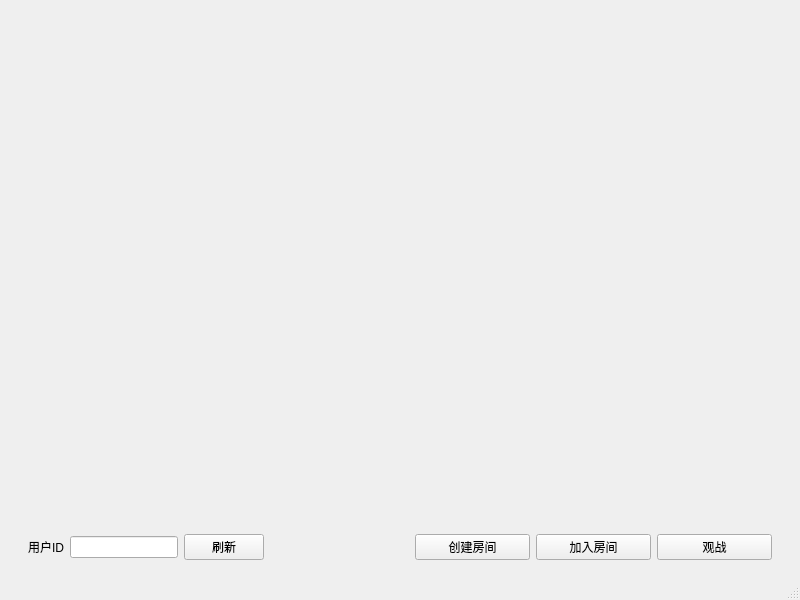
<?xml version="1.0" encoding="UTF-8"?>
<ui version="4.0">
 <class>YGSWindow</class>
 <widget class="QMainWindow" name="YGSWindow">
  <property name="geometry">
   <rect>
    <x>0</x>
    <y>0</y>
    <width>800</width>
    <height>600</height>
   </rect>
  </property>
  <property name="windowTitle">
   <string>YGSWindow</string>
  </property>
  <widget class="QWidget" name="centralwidget">
   <layout class="QGridLayout" name="gridLayout_6">
    <item row="4" column="7">
     <spacer name="horizontalSpacer_4">
      <property name="orientation">
       <enum>Qt::Horizontal</enum>
      </property>
      <property name="sizeType">
       <enum>QSizePolicy::Fixed</enum>
      </property>
      <property name="sizeHint" stdset="0">
       <size>
        <width>10</width>
        <height>20</height>
       </size>
      </property>
     </spacer>
    </item>
    <item row="0" column="2">
     <spacer name="verticalSpacer_3">
      <property name="orientation">
       <enum>Qt::Vertical</enum>
      </property>
      <property name="sizeType">
       <enum>QSizePolicy::Fixed</enum>
      </property>
      <property name="sizeHint" stdset="0">
       <size>
        <width>20</width>
        <height>10</height>
       </size>
      </property>
     </spacer>
    </item>
    <item row="2" column="5">
     <spacer name="verticalSpacer_2">
      <property name="orientation">
       <enum>Qt::Vertical</enum>
      </property>
      <property name="sizeType">
       <enum>QSizePolicy::Fixed</enum>
      </property>
      <property name="sizeHint" stdset="0">
       <size>
        <width>20</width>
        <height>5</height>
       </size>
      </property>
     </spacer>
    </item>
    <item row="4" column="4" colspan="3">
     <widget class="QStackedWidget" name="opAreaStackedWidget">
      <property name="sizePolicy">
       <sizepolicy hsizetype="Preferred" vsizetype="Maximum">
        <horstretch>0</horstretch>
        <verstretch>0</verstretch>
       </sizepolicy>
      </property>
      <property name="currentIndex">
       <number>0</number>
      </property>
      <widget class="QWidget" name="page">
       <layout class="QGridLayout" name="gridLayout_5">
        <item row="0" column="0">
         <widget class="QPushButton" name="createRoomPushButton">
          <property name="text">
           <string>创建房间</string>
          </property>
         </widget>
        </item>
        <item row="0" column="1">
         <widget class="QPushButton" name="enterRoomPushButton">
          <property name="text">
           <string>加入房间</string>
          </property>
         </widget>
        </item>
        <item row="0" column="2">
         <widget class="QPushButton" name="lookRoomPushButton">
          <property name="text">
           <string>观战</string>
          </property>
         </widget>
        </item>
       </layout>
      </widget>
      <widget class="QWidget" name="page_2">
       <layout class="QGridLayout" name="gridLayout_4">
        <item row="0" column="0">
         <widget class="QComboBox" name="gameIDCreatingRoomComboBox"/>
        </item>
        <item row="0" column="1">
         <widget class="QLineEdit" name="roomIDToCreateLineEdit"/>
        </item>
        <item row="0" column="2">
         <widget class="QPushButton" name="createRoomPushButton_2">
          <property name="text">
           <string>创建</string>
          </property>
         </widget>
        </item>
       </layout>
      </widget>
      <widget class="QWidget" name="page_3">
       <layout class="QGridLayout" name="gridLayout_3">
        <item row="0" column="0">
         <widget class="QPushButton" name="startOrPausePushButton">
          <property name="text">
           <string>开始/暂停游戏</string>
          </property>
         </widget>
        </item>
        <item row="0" column="1">
         <widget class="QPushButton" name="stopPushButton_2">
          <property name="text">
           <string>停止游戏</string>
          </property>
         </widget>
        </item>
       </layout>
      </widget>
      <widget class="QWidget" name="page_4">
       <layout class="QGridLayout" name="gridLayout_2">
        <item row="0" column="0">
         <widget class="QComboBox" name="roomComboBox"/>
        </item>
        <item row="0" column="1">
         <widget class="QPushButton" name="pushButton">
          <property name="text">
           <string>加入房间</string>
          </property>
         </widget>
        </item>
       </layout>
      </widget>
      <widget class="QWidget" name="page_5"/>
     </widget>
    </item>
    <item row="0" column="4">
     <spacer name="verticalSpacer_4">
      <property name="orientation">
       <enum>Qt::Vertical</enum>
      </property>
      <property name="sizeType">
       <enum>QSizePolicy::Fixed</enum>
      </property>
      <property name="sizeHint" stdset="0">
       <size>
        <width>20</width>
        <height>10</height>
       </size>
      </property>
     </spacer>
    </item>
    <item row="1" column="2" colspan="4">
     <widget class="QWidget" name="gameAreaWidget" native="true"/>
    </item>
    <item row="4" column="1" colspan="2">
     <widget class="QWidget" name="widget" native="true">
      <property name="sizePolicy">
       <sizepolicy hsizetype="Preferred" vsizetype="Maximum">
        <horstretch>0</horstretch>
        <verstretch>0</verstretch>
       </sizepolicy>
      </property>
      <layout class="QGridLayout" name="gridLayout">
       <item row="0" column="1">
        <widget class="QLineEdit" name="idLineEdit"/>
       </item>
       <item row="0" column="0">
        <widget class="QLabel" name="idLabel">
         <property name="text">
          <string>用户ID</string>
         </property>
        </widget>
       </item>
       <item row="0" column="2">
        <widget class="QPushButton" name="flushPushButton">
         <property name="text">
          <string>刷新</string>
         </property>
        </widget>
       </item>
      </layout>
     </widget>
    </item>
    <item row="4" column="3">
     <spacer name="horizontalSpacer_5">
      <property name="orientation">
       <enum>Qt::Horizontal</enum>
      </property>
      <property name="sizeType">
       <enum>QSizePolicy::Fixed</enum>
      </property>
      <property name="sizeHint" stdset="0">
       <size>
        <width>10</width>
        <height>20</height>
       </size>
      </property>
     </spacer>
    </item>
    <item row="4" column="0">
     <spacer name="horizontalSpacer_3">
      <property name="orientation">
       <enum>Qt::Horizontal</enum>
      </property>
      <property name="sizeType">
       <enum>QSizePolicy::Fixed</enum>
      </property>
      <property name="sizeHint" stdset="0">
       <size>
        <width>10</width>
        <height>20</height>
       </size>
      </property>
     </spacer>
    </item>
    <item row="3" column="1">
     <spacer name="verticalSpacer">
      <property name="orientation">
       <enum>Qt::Vertical</enum>
      </property>
      <property name="sizeType">
       <enum>QSizePolicy::Fixed</enum>
      </property>
      <property name="sizeHint" stdset="0">
       <size>
        <width>20</width>
        <height>5</height>
       </size>
      </property>
     </spacer>
    </item>
    <item row="1" column="1">
     <spacer name="horizontalSpacer">
      <property name="orientation">
       <enum>Qt::Horizontal</enum>
      </property>
      <property name="sizeType">
       <enum>QSizePolicy::Maximum</enum>
      </property>
      <property name="sizeHint" stdset="0">
       <size>
        <width>10</width>
        <height>20</height>
       </size>
      </property>
     </spacer>
    </item>
    <item row="1" column="6">
     <spacer name="horizontalSpacer_2">
      <property name="orientation">
       <enum>Qt::Horizontal</enum>
      </property>
      <property name="sizeType">
       <enum>QSizePolicy::Fixed</enum>
      </property>
      <property name="sizeHint" stdset="0">
       <size>
        <width>10</width>
        <height>20</height>
       </size>
      </property>
     </spacer>
    </item>
   </layout>
  </widget>
  <widget class="QMenuBar" name="menubar">
   <property name="geometry">
    <rect>
     <x>0</x>
     <y>0</y>
     <width>800</width>
     <height>21</height>
    </rect>
   </property>
  </widget>
  <widget class="QStatusBar" name="statusbar"/>
 </widget>
 <resources/>
 <connections/>
</ui>
